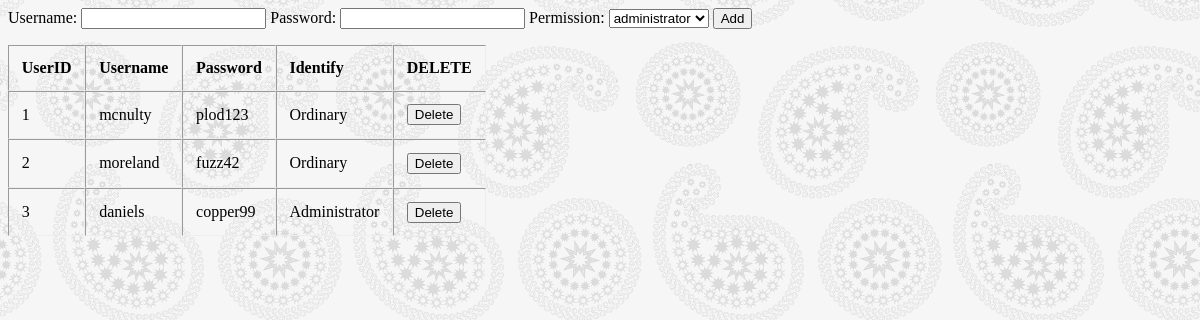
The page /coursework2/Public/addUser.php (signed in) on the database its author committed.
### tables this page shows
CREATE TABLE `Users` (
  `UserID` int(11) NOT NULL,
  `Username` varchar(225) NOT NULL,
  `Password` varchar(225) NOT NULL,
  `identity` varchar(12) NOT NULL DEFAULT '0'
);

### coursework2/Public/addUser.php (the view, shortened to what this page needs)
<html>
    <head>
    <link rel="stylesheet" type="text/css" href="../css/addUser.css">
    </head>
    <body style="background-image: url(../images/3.jpg)">
    <form method="post">
        Username: <input name="username">
        Password: <input name="password">
        Permission: <select name="identify">
            <option value="1">administrator</option>
        </select>
        <input name="add" type="submit" value="Add">
    </form>
    <?php
        require("../config/db.inc.php");
        $sql1="select * from Users";
        $result1 = mysqli_query($conn, $sql1);
        echo "<table border='1' width='800' align='center'>";
        echo "<tr><th>UserID</th><th>Username</th><th>Password</th><th>Identify</th><th>DELETE</th></tr>";
        while ($row = mysqli_fetch_assoc($result1)){
            echo "<tr>";
            echo "<td>".$row['UserID']."</td>";
            echo "<td>".$row['Username']."</td>";
            echo "<td>".$row['Password']."</td>";
            if($row['identity']==1){
                echo "<td>".'Administrator'."</td>";
            }
            else{
                echo "<td>".'Ordinary'."</td>";
            }
            echo "<td><button onclick=Delete(".$row["UserID"].")>Delete</button></td>";
            echo "</tr>";
        }
        echo "</table>";
    ?>
    </body>
</html>

### coursework2/Public/addUser.php (style rules this page uses)
table { border: 1px solid var(--color-bg-secondary); border-radius: var(--border-radius); border-spacing: 0; display: inline-block; max-width: 120%; overflow-x: auto; padding: 0; white-space: nowrap; }
table td, table th, table tr { padding: 0.8rem 0.8rem; text-align: var(--justify-important); }
table thead th:first-child, table tr td:first-child { text-align: var(--justify-normal); }
table tr:nth-child(even) { background-color: var(--color-accent); }

### rows shown on the page
users: UserID "1", Username "mcnulty", Password "plod123", identity "Ordinary"
users: UserID "2", Username "moreland", Password "fuzz42", identity "Ordinary"
users: UserID "3", Username "daniels", Password "copper99", identity "Administrator"
